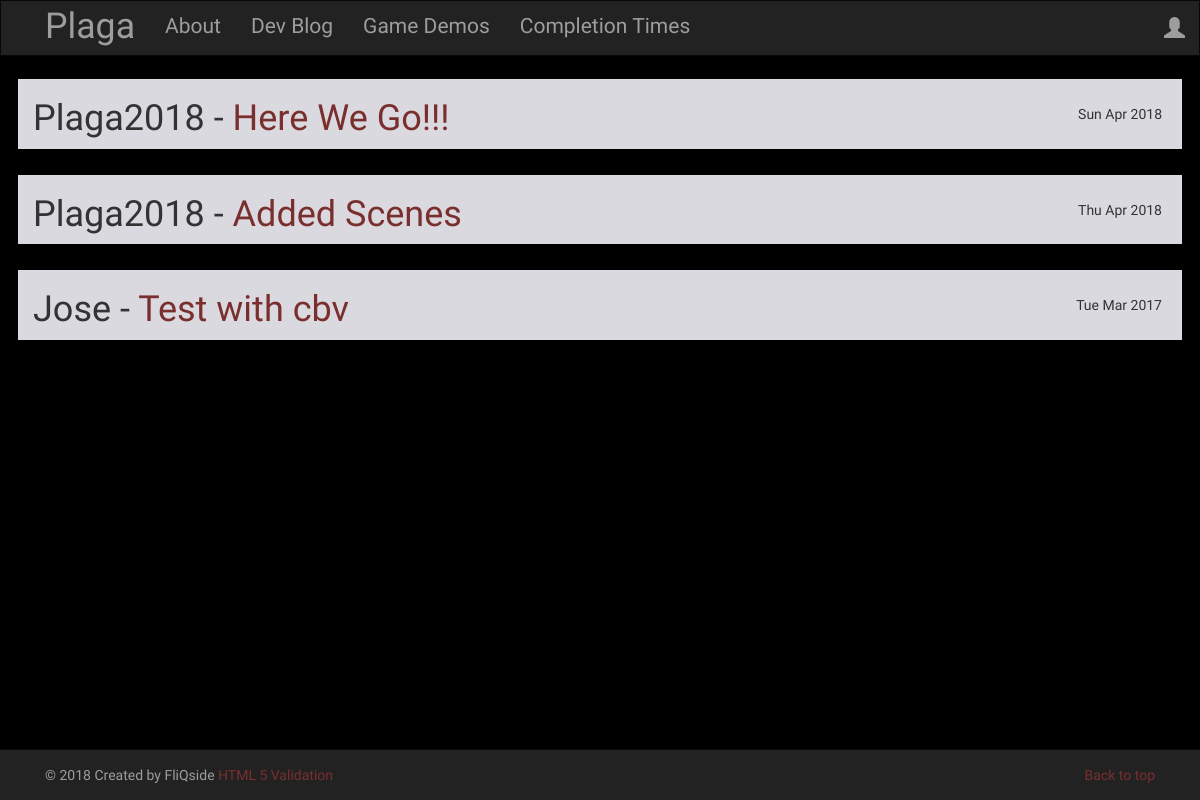
/post/, run on an earlier commit of the app's database.
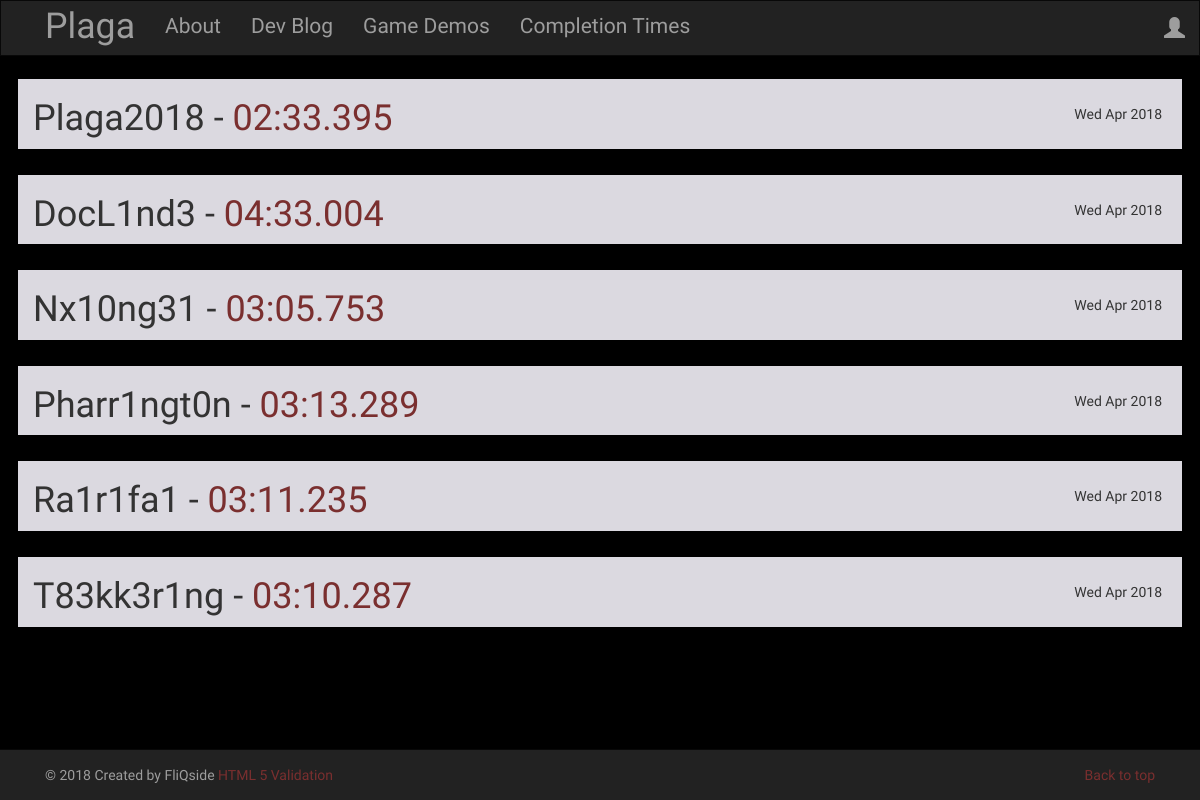
And on a later commit of the database.
### blog/models.py (models this page shows, shortened)
class Post(models.Model):
    author = models.ForeignKey('auth.User')
    title = models.CharField(max_length=200)
    text = models.TextField()
    created_date = models.DateTimeField(default=timezone.now)
    published_date = models.DateTimeField(blank=True, null=True)
    def approve_comments(self):
        return self.comments.filter(approved_comment=True)

### blog/views.py (the view)
# urls.py: url(r'^post/$',views.PostListView.as_view(),name='post_list'),
class PostListView(ListView):
    model = Post
    def get_queryset(self):
        return Post.objects.filter(published_date__lte=timezone.now()).order_by('-published_date')

### blog/templates/blog/post_list.html
{% extends 'blog/base.html' %}
{% block content %}
  {% for post in post_list %}
    <div class="row post plagatron">
      <h1 class="col-md-9 push-md-3">{{ post.author }} - <span style="color:#7a2f2f;">{{ post.title }}</span></h1>
      <div style="float:right; margin-top:25px; margin-right:20px;">
          <p class="date">{{ post.published_date|date:"D M Y"}}
          </p>
      </div>
    </div>
  {% endfor %}
{% endblock %}

### blog/templates/blog/base.html (shortened to what this page needs)
<!DOCTYPE html>
{% load staticfiles %}
<html>
    <head>
        <link rel="stylesheet" href="https://maxcdn.bootstrapcdn.com/bootstrap/3.3.7/css/bootstrap.min.css">
        <link rel="stylesheet" href="//cdn.jsdelivr.net/medium-editor/latest/css/medium-editor.min.css" type="text/css" media="screen" charset="utf-8">
        <link rel="stylesheet" href="{% static 'css/blog.css' %}">
<body id="plaga_body">
  <nav class="navbar navbar-default navbar-inverse custom-navbar plagafont">
    <div class="container">
      <ul class="nav navbar-nav">
        <li><a class='navbar-header plagafontred' href="{% url 'index' %}">Plaga</a></li>
        <li><a href="{% url 'about' %}">About</a></li>
        <li> <a href="{% url 'dev_blog' %}">Dev Blog</a></li>
        <li><a href="{% url 'demos' %}">Game Demos</a></li>
        <li><a href="{% url 'post_list' %}">Completion Times</a></li>
      </ul>
      <ul class="nav navbar-nav navbar-right">
        {% if user.is_authenticated %}
        <li>
          <a href="{% url 'post_new' %}" >Post New Time</a>
        </li>
        <!-- <li>
          <a href="">Drafts</a>
        </li> -->
        <li>
          <a href="{% url 'logout' %}" >Log out</a>
        </li>
        <li>
          <a >Welcome: {{ user.username }}</a>
        </li>
          {% else %}
          <li><a class='nav navbar-right' href="{% url 'login' %}" ><span class="glyphicon glyphicon-user"></span></a></li>
        {% endif %}
      </ul>
  </div>
</nav>
<div class="container">
      {% block content %}
      {% endblock %}
</div>
<div class="navbar navbar-default navbar-fixed-bottom navbar-inverse">
    <div class="container">
      <p class="navbar-text pull-left">© 2018 Created by FliQside
           <a href="http://tinyurl.com/tbvalid" target="_blank" >HTML 5 Validation</a>
      </p>
      <p class="navbar-text pull-right">
        <a href="#">Back to top</a>
      </p>
    </div>
</div>
</body>
</html>

### blog/static/css/blog.css (style rules this page uses)
html, body { background-color: black; font-family: 'IM Fell English SC', serif; height: 100%; }
.plagatron { background-color: rgb(219, 217, 224); border:solid black 3px; margin-top:20px; margin-bottom: auto; }
.plagafont { color: black; font-size: 1.5em; }
.plagafontred { color: #7a2f2f; font-size: 1.7em; }
.navbar { margin-bottom: 0; border-radius: 0; }
a:link { color:#7a2f2f; }

What changed in the data, as far as the page shows it:
removed Post: author "Plaga2018", title "Here We Go!!!", published_date "Sun Apr 2018"
removed Post: author "Plaga2018", title "Added Scenes", published_date "Thu Apr 2018"
removed Post: author "Jose", title "Test with cbv", published_date "Tue Mar 2017"
added Post: author "Plaga2018", title "02:33.395", published_date "Wed Apr 2018"
added Post: author "DocL1nd3", title "04:33.004", published_date "Wed Apr 2018"
added Post: author "Nx10ng31", title "03:05.753", published_date "Wed Apr 2018"
added Post: author "Pharr1ngt0n", title "03:13.289", published_date "Wed Apr 2018"
added Post: author "Ra1r1fa1", title "03:11.235", published_date "Wed Apr 2018"
added Post: author "T83kk3r1ng", title "03:10.287", published_date "Wed Apr 2018"
